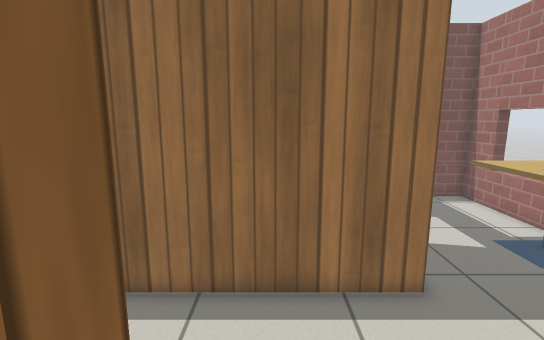
[1] (above)

16 first-person views from a walk through a robot-simulator world made for Gazebo. The camera is 1.2 m above the floor, tilts 10° down and sees 85° across. The floor is counted in squares, 0.25 m on a side. Each view is taken from the middle of a square. On the plan, view 1 faces up. The plan holds only what a view shows up to about 20 squares ahead; the rest is blank. Gazebo's built-in surfaces are drawn with simple patterns.

[2]
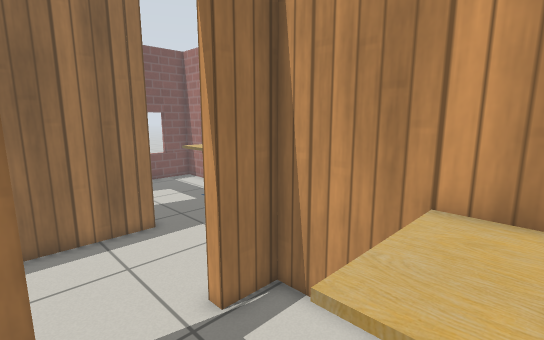

[3]
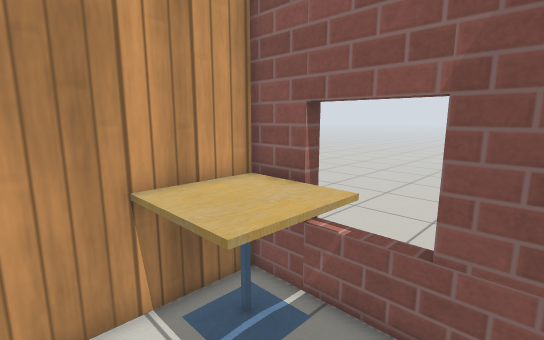

[4]
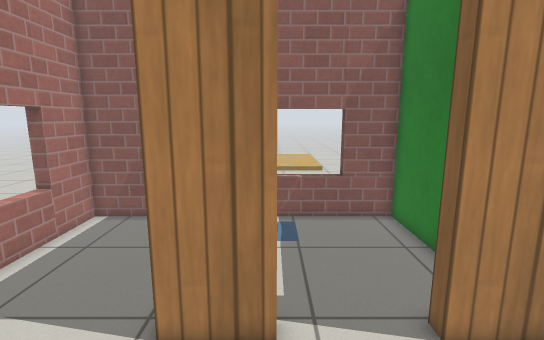

[5]
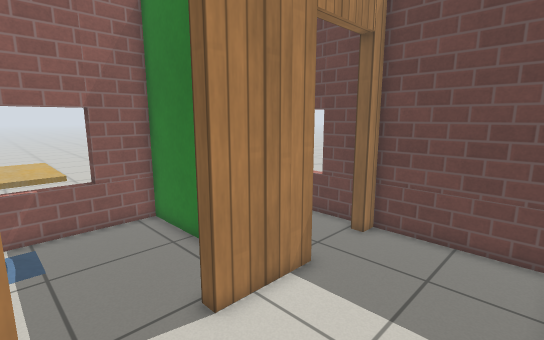

[6]
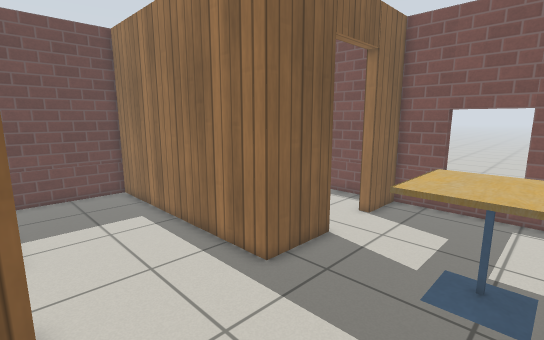

[7]
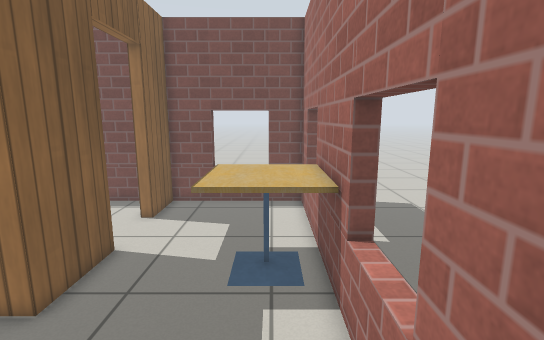

[8]
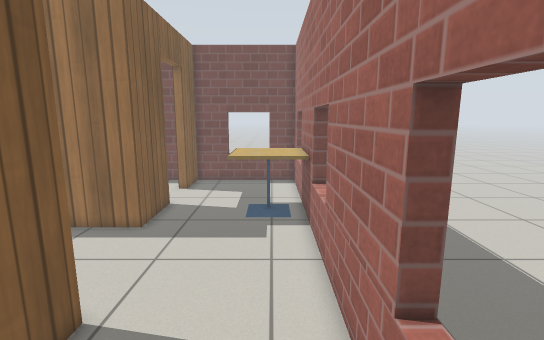

[9]
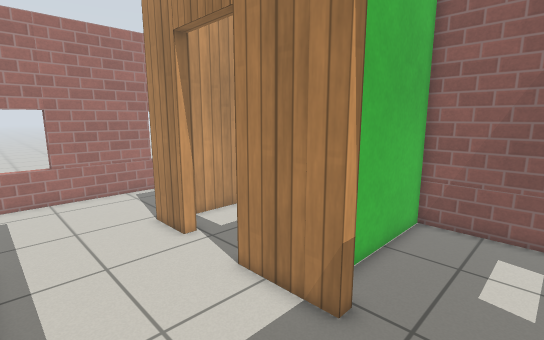

[10]
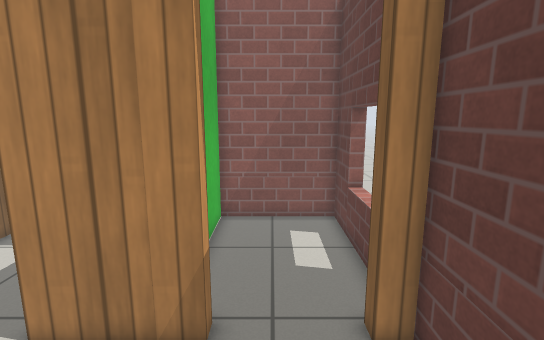

[11]
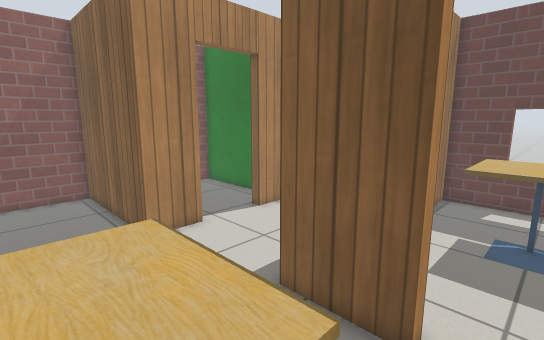

[12]
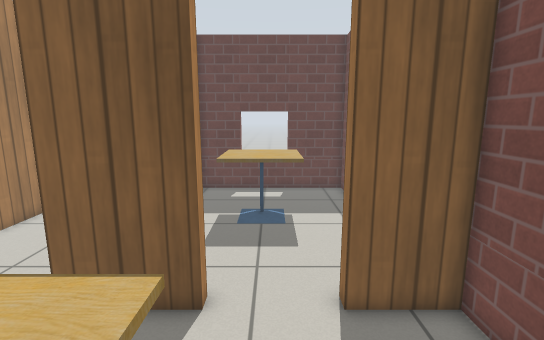

[13]
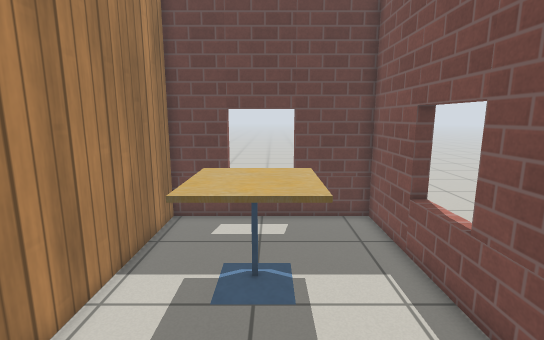

[14]
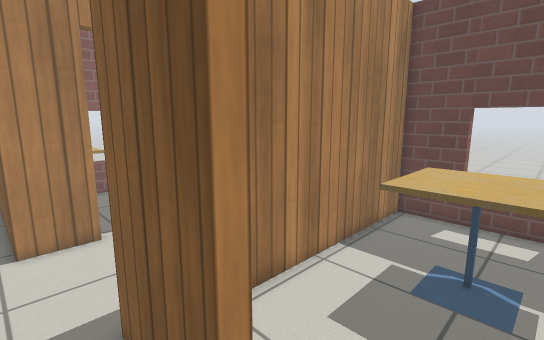

[15]
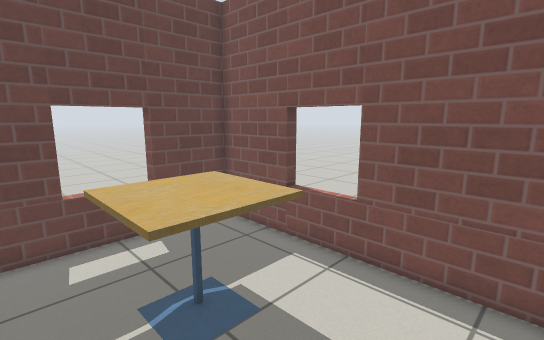

[16]
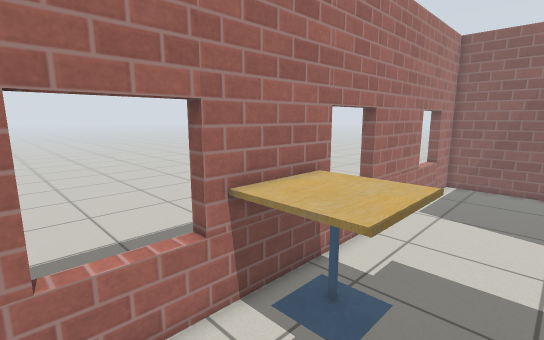

### Floor plan
Points are (right, up) in squares from view 1. A wall is a line through its corners. A room is listed if a view was taken in it or the views show most of it. See-through windows are left out.
Room 1 (views 1, 2, 3)
walls: (-0.7, 0.7) (-1.1, 0.7); (-2.9, -1.7) (-2.9, -7) (1.6, -7); (4.9, -7) (4.9, 0.7) (2.9, 0.7)
ways out: open door at (1.5, 1) to room 2
objects: cafe table (1, -7) to (4, -3)
Room 2 (views 4, 5, 6, 7, 8, 9, 10, 11, 12, 13, 14, 16)
walls: (2.9, 1.3) (5.5, 1.3) (5.5, -7) (11.7, -7) (11.7, 17.8) (4.2, 17.8) (4.2, 14.8); (4.2, 11.2) (4.2, 7.5) (-9.1, 7.5) (-9.1, 1.3) (-8.2, 1.3); (-4.6, 1.3) (-0.7, 1.3)
ways out: open door at (1.5, 1) to room 1; open door at (4, 13) to room 3; open door at (-6.5, 1) to room 4
objects: cafe table (8, 8) to (11, 12)
Room 3 (view 15)
walls: (3.1, 17.8) (-9.1, 17.8) (-9.1, 8.1) (1, 8.1)
ways out: open door at (4, 13) to room 2
objects: cafe table (-5, 11) to (-1, 14)
Room 4 (no view inside)
walls: (-9.1, 0.3) (-9.1, -7) (-3.5, -7) (-3.5, -1.2)
ways out: open door at (-6.5, 1) to room 2

Positions as (right, up) in squares from view 1, and headings:
1: (0, 0), facing up
2: (-1, -5), facing up-right
3: (-2, -1), facing down-right
4: (3, 7), facing down
5: (3, 7), facing down-left
6: (11, 1), facing up-left
7: (10, 1), facing up
8: (10, -5), facing up
9: (-8, 7), facing down-right
10: (-6, 7), facing down
11: (10, 13), facing down-left
12: (11, 13), facing left
13: (5, 13), facing left
14: (6, 14), facing down-left
15: (3, 9), facing up-left
16: (6, 16), facing down-right
